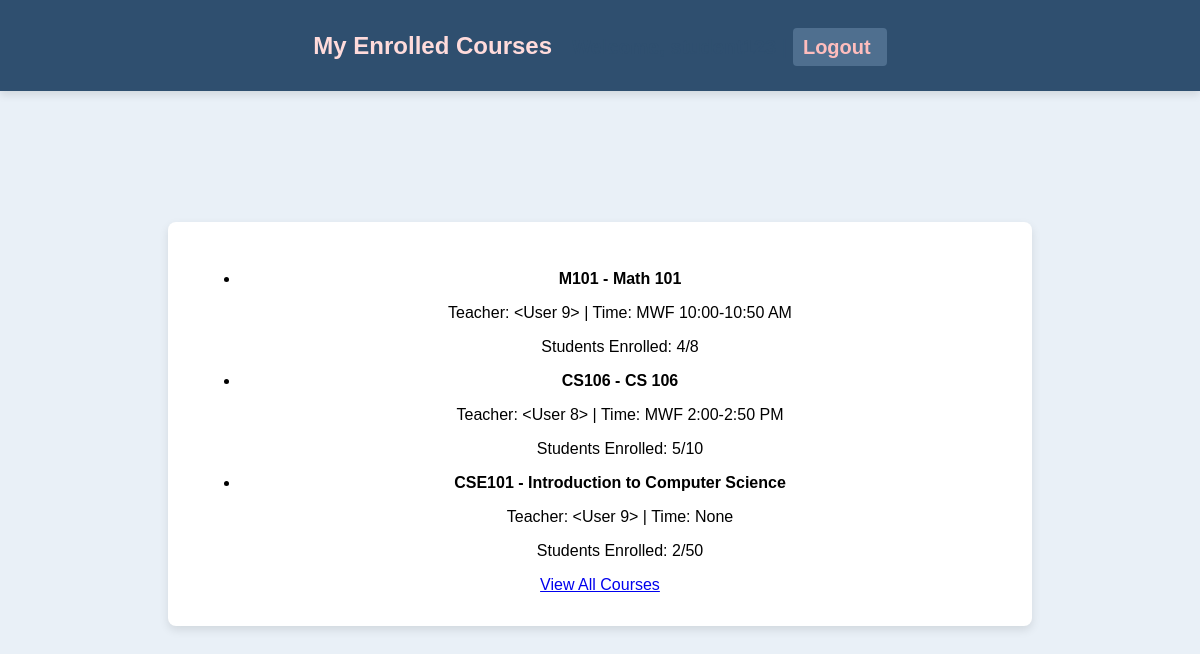
/student/my_courses (signed in), run on an earlier commit of the app's database.
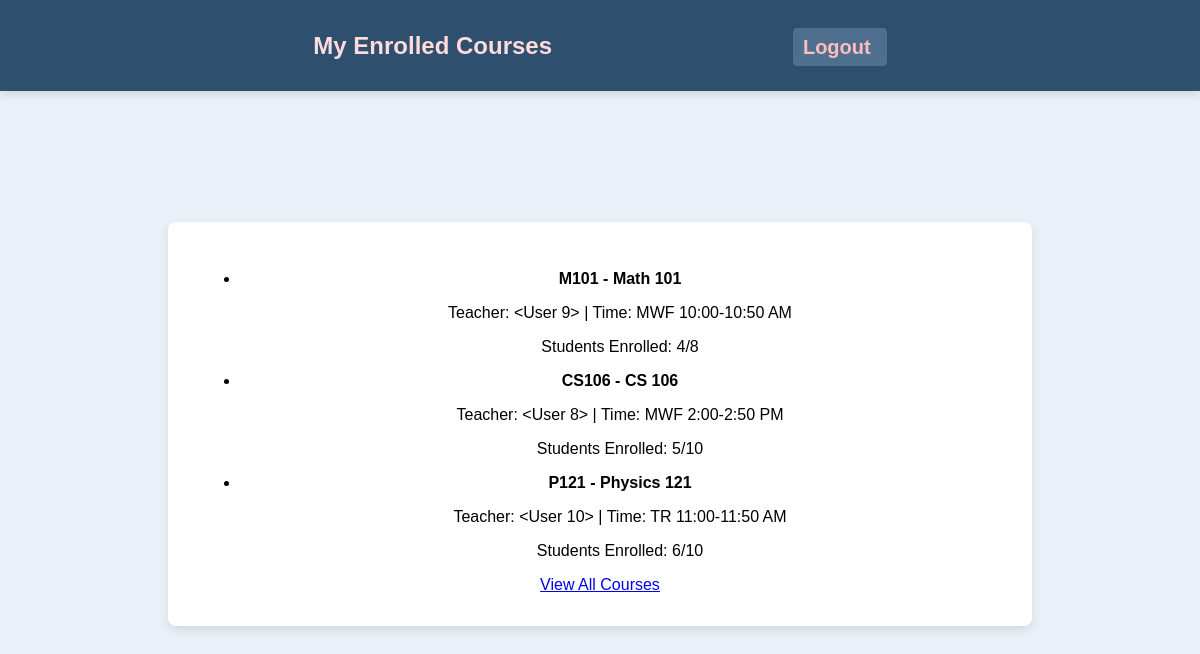
And on a later commit of the database.
### app.py (models this page shows)
class Course(db.Model):
    id = db.Column(db.Integer, primary_key=True)
    course_code = db.Column(db.String(10), unique=True, nullable=False)
    course_name = db.Column(db.String(100), nullable=False)
    capacity = db.Column(db.Integer, nullable=False)
    teacher_id = db.Column(db.Integer, db.ForeignKey('user.id'), nullable=True)
    teacher = db.relationship('User', backref='teaching_courses', foreign_keys=[teacher_id])
    time = db.Column(db.String(50), nullable=True)
    enrolled_count = db.Column(db.Integer, default=0)

### app.py (the view)
@app.route('/student/my_courses')
@login_required
def my_courses():
    if current_user.role != 'student':
        flash("Access denied: Only students can view this page.", "danger")
        return redirect(url_for('login'))
    enrollments = Enrollment.query.filter_by(user_id=current_user.id).all()
    enrolled_courses = [Course.query.get(enrollment.course_id) for enrollment in enrollments]
    return render_template('my_courses.html', courses=enrolled_courses)

### app.py (called while the page is built)
@login_manager.user_loader
def load_user(user_id):
    return User.query.get(int(user_id))

### templates/my_courses.html (shortened to what this page needs)
<!DOCTYPE html>
<html lang="en">
<head>
    <link rel="stylesheet" href="{{ url_for('static', filename='styles.css') }}">
</head>
<body>
    <div class="header">
        <h1>My Enrolled Courses</h1>
        <p class="welcome-message">Welcome, {{ current_user.username }} | <a href="{{ url_for('logout') }}" class="sign-out">Logout</a></p>
    </div>
    <div class="container">
        <ul>
            {% if courses %}
                {% for course in courses %}
                <li>
                    <strong>{{ course.course_code }} - {{ course.course_name }}</strong>
                    <p>Teacher: {{ course.teacher }} | Time: {{ course.time }}</p>
                    <p>Students Enrolled: {{ course.enrolled_count }}/{{ course.capacity }}</p>
                </li>
                {% endfor %}
            {% else %}
                <p>You are not enrolled in any courses yet.</p>
            {% endif %}
        </ul>
        <a href="{{ url_for('student_courses') }}" class="button">View All Courses</a>
    </div>
</body>
</html>

### static/styles.css (style rules this page uses)
body { font-family: Arial, sans-serif; background-color: #e9f0f7; margin: 0; display: flex; justify-content: center; align-items: center; min-height: 100vh; }
.container { max-width: 800px; width: 100%; background-color: #ffffff; padding: 2rem; border-radius: 8px; box-shadow: 0px 4px 10px rgba(0, 0, 0, 0.1); text-align: center; margin: 5rem auto 2rem; }
.header { width: 100%; background-color: #2f4f6f; color: #fff; padding: 1rem 0; display: flex; justify-content: center; align-items: center; box-shadow: 0px 4px 8px rgba(0, 0, 0, 0.1); position: fixed; top: 0; left: 0; z-index: 10; margin-bottom: 20px; }
.header h1, .header h2 { margin: 0; color: #ffdbdb; }
.header h1 { font-size: 1.5rem; margin-right: 20px; }
.sign-out { color: #ffbdbd; text-decoration: none; font-weight: bold; padding: 0.5rem 1rem; border-radius: 4px; background-color: #4f6f8f; padding-left: 10px; }
.welcome-message { font-size: 1.25rem; color: #2f4f6f; font-weight: bold; margin-bottom: 1rem; margin-top: 20px; }

What changed in the data, as far as the page shows it:
no longer on this page (row edited): Course: course_code "CSE101", course_name "Introduction to Computer Science", teacher "<User 9>", time "None", enrolled_count "2", capacity "50"
now on this page (row edited): Course: course_code "P121", course_name "Physics 121", teacher "<User 10>", time "TR 11:00-11:50 AM", enrolled_count "6", capacity "10"
